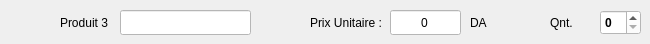
       <widget class="QWidget" name="ProduitC_2">
        <attribute name="title">
         <string>Produit 3</string>
        </attribute>
        <attribute name="toolTip">
         <string>Produit C..</string>
        </attribute>
        <widget class="QSpinBox" name="productQuantite3">
         <property name="geometry">
          <rect>
           <x>600</x>
           <y>10</y>
           <width>41</width>
           <height>25</height>
          </rect>
         </property>
         <property name="font">
          <font>
           <weight>75</weight>
           <bold>true</bold>
          </font>
         </property>
         <property name="cursor">
          <cursorShape>PointingHandCursor</cursorShape>
         </property>
         <property name="styleSheet">
          <string notr="true">background-color:white;</string>
         </property>
         <property name="maximum">
          <number>1000</number>
         </property>
        </widget>
        <widget class="QLabel" name="providerDProduct_24">
         <property name="geometry">
          <rect>
           <x>310</x>
           <y>10</y>
           <width>71</width>
           <height>25</height>
          </rect>
         </property>
         <property name="styleSheet">
          <string notr="true">QLabel{border:0px}</string>
         </property>
         <property name="text">
          <string>Prix Unitaire :</string>
         </property>
        </widget>
        <widget class="QLabel" name="label_31">
         <property name="geometry">
          <rect>
           <x>470</x>
           <y>10</y>
           <width>21</width>
           <height>25</height>
          </rect>
         </property>
         <property name="font">
          <font>
           <weight>50</weight>
           <bold>false</bold>
          </font>
         </property>
         <property name="styleSheet">
          <string notr="true">QLabel{border:0px}</string>
         </property>
         <property name="text">
          <string>DA</string>
         </property>
        </widget>
        <widget class="QLineEdit" name="productPrice3">
         <property name="geometry">
          <rect>
           <x>390</x>
           <y>10</y>
           <width>71</width>
           <height>25</height>
          </rect>
         </property>
         <property name="styleSheet">
          <string notr="true">background-color:white;</string>
         </property>
         <property name="text">
          <string>0</string>
         </property>
         <property name="alignment">
          <set>Qt::AlignCenter</set>
         </property>
        </widget>
        <widget class="QLabel" name="providerDProduct_25">
         <property name="geometry">
          <rect>
           <x>60</x>
           <y>10</y>
           <width>51</width>
           <height>25</height>
          </rect>
         </property>
         <property name="styleSheet">
          <string notr="true">QLabel{border:0px}</string>
         </property>
         <property name="text">
          <string>Produit 3</string>
         </property>
        </widget>
        <widget class="QLineEdit" name="product3">
         <property name="geometry">
          <rect>
           <x>120</x>
           <y>10</y>
           <width>131</width>
           <height>25</height>
          </rect>
         </property>
         <property name="styleSheet">
          <string notr="true">background-color:white;</string>
         </property>
        </widget>
        <widget class="QLabel" name="providerDProduct_26">
         <property name="geometry">
          <rect>
           <x>550</x>
           <y>10</y>
           <width>41</width>
           <height>25</height>
          </rect>
         </property>
         <property name="styleSheet">
          <string notr="true">QLabel{border:0px}</string>
         </property>
         <property name="text">
          <string>Qnt.</string>
         </property>
        </widget>
       </widget>
